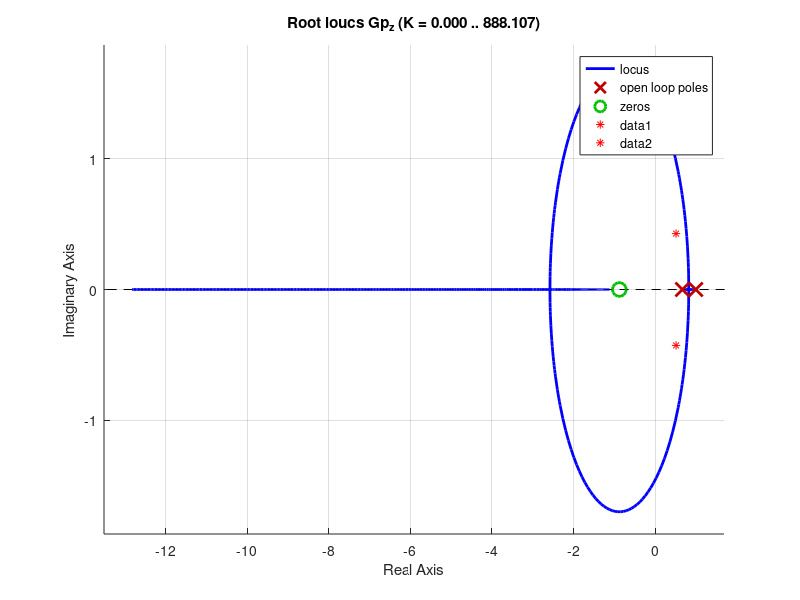

Recreate this plot in MATLAB. (Note: this script raises an error after producing the figure.)
% Parte 1
T = 0.2;
s = tf('s');
z = tf('z', T);
Gp_s = zpk([ ], [0 -2], [1]);
Gp_z = c2d(Gp_s, T, 'zoh')

zeta = 0.5;
t_s = 2;
j = sqrt(-1);
omega_n = 4/(zeta * t_s)
omega_d = omega_n * sqrt(1 - zeta^2)
mod_z = exp(-zeta * omega_n * T)
angle_z = rad2deg(omega_d * T)
z_dom = mod_z * cosd(angle_z) + j * mod_z * sind(angle_z)

% Root locus e polos dominantes
hold on;
rlocus(Gp_z)
plot(real(z_dom),imag(z_dom),'r*',real(z_dom),-imag(z_dom),'r*')
hold off;

% Condiçao de fase
[Z_dom, P_dom, K_dom] = zpkdata(Gp_z, 'v');
% Generalizar
controller_angle = -180 -( atand(imag(z_dom)/(max(real(z_dom),Z_dom(1)) - min(real(z_dom),Z_dom(1)))) -(180 - atand(imag(z_dom)/(max(real(z_dom),P_dom(1)) - min(real(z_dom),P_dom(1))))) )

p_c = (imag(z_dom)/tand(controller_angle)) + real(z_dom)
Gc_z = zpk([ P_dom(2) ], [p_c], [1], T)
Gs_z = Gc_z * Gp_z

% Root locus e polos dominantes
hold on;
rlocus(Gs_z,(0:0.01:100))
plot(real(z_dom),imag(z_dom),'r*',real(z_dom),-imag(z_dom),'r*')
hold off;

% Encontrando Kc
[Z_sys, P_sys, K_sys] = zpkdata(Gs_z, 'v');
Kc = ( abs(z_dom - P_sys(1)) * abs(z_dom - P_sys(2)) ) / ( K_sys * abs(z_dom - Z_sys(2)) )
Gc_z = Kc * Gc_z
Gs_z = Gc_z * Gp_z


% Parte 2
step(feedback(Gs_z, 1))
step_info = stepinfo(feedback(Gs_z, 1))
ts_response = step_info(1).SettlingTime;
zeta_response = (-log(step_info(1).Overshoot/100)/sqrt(pi^2 + log(step_info(1).Overshoot/100).^2))


% Parte 3
time = (0:T:10);
ramp_output = lsim(feedback(Gs_z, 1), time, time);

lsim(feedback(Gs_z, 1), time, time)

% Retira as amostras antes do tempo de acomodaçao
time_slice = time((step_info.SettlingTime/T):end);
ramp_slice = ramp_output((step_info.SettlingTime/T):end);
e_ss = mean(arrayfun(@(x,y) x - y, time_slice, ramp_slice.'))

% Cálculo do e_ss
syms z;
[Num_Gs, Den_Gs] = tfdata(Gs_z);
symbolic_Gs_z = vpa(poly2sym(cell2mat(Num_Gs),z)/poly2sym(cell2mat(Den_Gs),z));
z = 0.99999999999; % Poor man's limit
Kv = subs(collect(1/T * (z-1)/z * symbolic_Gs_z))
e_ss_calculated = 1/Kv

% Consertando z
z = tf('z', T);


% Parte 4
Gc2_z = Gc_z * zpk([0.94], [0.98], [1], T)

hold on;
rlocus(Gp_z*Gc2_z)
plot(real(z_dom),imag(z_dom),'r*',real(z_dom),-imag(z_dom),'r*')
hold off;

lsim(feedback(Gp_z*Gc2_z, 1), time, time)

time_longer = (0:T:25);
ramp_output_new = lsim(feedback(Gp_z*Gc2_z, 1), time_longer, time_longer);

step(feedback(Gp_z*Gc2_z, 1))

step_info_new = stepinfo(feedback(Gp_z*Gc2_z, 1))
ts_response_new = step_info_new(1).SettlingTime;
zeta_response_new = (-log(step_info_new(1).Overshoot/100)/sqrt(pi^2 + log(step_info_new(1).Overshoot/100).^2))

time_slice_new = time_longer((step_info_new.SettlingTime/T):end);
ramp_slice_new = ramp_output_new((step_info_new.SettlingTime/T):end);
e_ss_new = mean(arrayfun(@(x,y) x - y, time_slice_new, ramp_slice_new.'))
